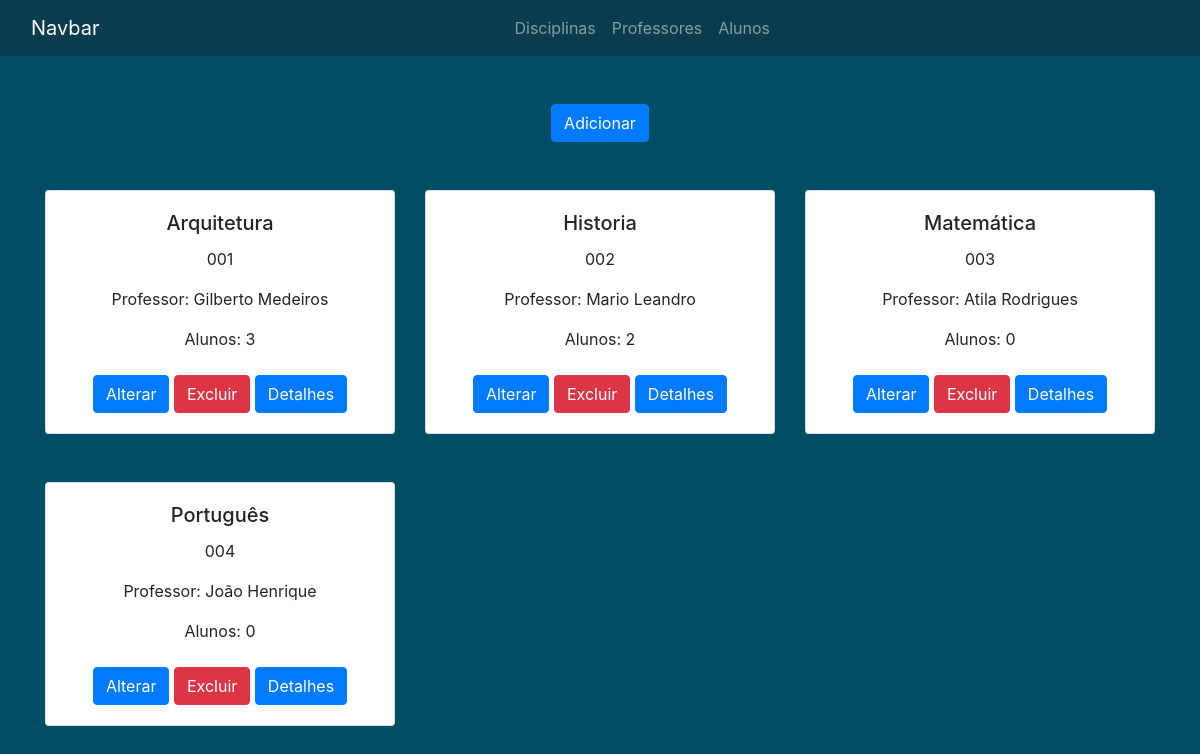
Page /pages/disciplinas.php on the committed database.
### tables this page shows
CREATE TABLE `disciplinas` (
  `id` int(11) NOT NULL AUTO_INCREMENT,
  `codigo` varchar(11) NOT NULL,
  `nome` varchar(50) NOT NULL,
  `professor_disciplina` int(11) DEFAULT NULL,
  `aluno_disciplina` int(11) DEFAULT NULL,
  PRIMARY KEY (`id`),
  KEY `professor_disciplina` (`professor_disciplina`),
  KEY `aluno_disciplina` (`aluno_disciplina`),
  CONSTRAINT `disciplinas_ibfk_1` FOREIGN KEY (`professor_disciplina`) REFERENCES `professores` (`id`) ON DELETE CASCADE,
  CONSTRAINT `disciplinas_ibfk_2` FOREIGN KEY (`aluno_disciplina`) REFERENCES `alunos` (`id`) ON DELETE CASCADE
);

CREATE TABLE `professores` (
  `id` int(11) NOT NULL AUTO_INCREMENT,
  `codigo` varchar(3) NOT NULL,
  `nome` varchar(50) DEFAULT NULL,
  `cpf` varchar(11) NOT NULL,
  `dt_nascimento` date DEFAULT NULL,
  PRIMARY KEY (`id`),
  UNIQUE KEY `codigo` (`codigo`)
);

### database/disciplinas/list.php (called while the page is built, shortened)
<?php
$pdo = require($_SERVER['DOCUMENT_ROOT'].'/sistema-academico/database/connect.php');
$test = chr(46);
$sql = "SELECT disciplinas{$test}id,disciplinas{$test}codigo, disciplinas{$test}nome, PROFESSORES{$test}NOME as p_nome, count(DISCIPLINAS.aluno_disciplina) as counts, PROFESSORES.ID as p_id FROM disciplinas
INNER JOIN PROFESSORES ON PROFESSORES{$test}ID = DISCIPLINAS{$test}PROFESSOR_DISCIPLINA
group by codigo";
$disciplinas = $pdo->query($sql);
return $disciplinas;

### pages/disciplinas.php (the view, shortened to what this page needs)
<!DOCTYPE html>
<html lang="en">
<body>
  <div class="container-fluid text-center my-5">
    <button type="button" class="btn btn-primary " data-toggle="modal" data-target="#adicionar" data-whatever="@getbootstrap">Adicionar</button>
  </div>
  <div class="container ">
    <div class="row">
      <?php
      $list = require('../database/disciplinas/list.php');
      foreach ($list as $key => $value) {
        echo
        '
        <div class="col-sm-4 mb-5">
          <div class="card">
            <div class="card-body text-center">
              <h5 class="card-title ">' . $value['nome'] . '</h5>
              <p class="card-text">' . $value['codigo'] . '</p>
              <p class="card-text">Professor: ' . $value['p_nome'] . '</p>
              <p class="card-text pb-2">Alunos: ' . $value['counts'] . '</p>
              <input type="button" class="btn btn-primary" onclick="alterModal(`' . $value['codigo'] . '`, `' . $value['nome'] . '`, `' . $value['p_id'] . '`)" value="Alterar" data-toggle="modal" data-target="#update-modal" data-whatever="@getbootstrap"></input>
              <input type="button" class="btn btn-danger" value="Excluir" onclick="deleteDisc(`' . $value['nome'] . '`)"></input>
              <input type="button" class="btn btn-primary" value="Detalhes" onclick="listModal(`' . $value['nome'] . '`, `' . $value['codigo'] . '`, `' . $value['p_nome'] . '`)" data-toggle="modal" data-target="#list-modal" data-whatever="@getbootstrap"></input>
            </div>
          </div>
        </div>';
      };
      ?>
    </div>
  </div>
</body>
</html>

### assets/styles/style.css (style rules this page uses)
body { background: #004E66; }
nav { background: #093D4E; }

### rows in the picture
disciplinas: nome "Arquitetura", codigo "001", professor_disciplina.nome "Gilberto Medeiros", counts "3"
disciplinas: nome "Historia", codigo "002", professor_disciplina.nome "Mario Leandro", counts "2"
disciplinas: nome "Matemática", codigo "003", professor_disciplina.nome "Atila Rodrigues", counts "0"
disciplinas: nome "Português", codigo "004", professor_disciplina.nome "João Henrique", counts "0"
